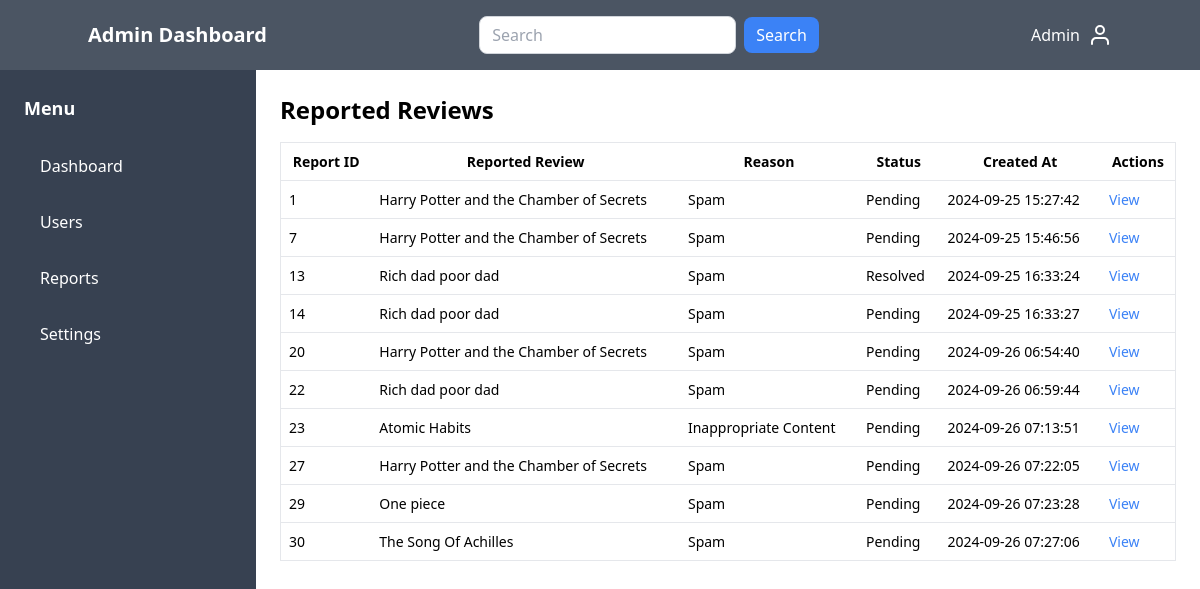
Page /admin/content_filtering.php on the earlier database version.
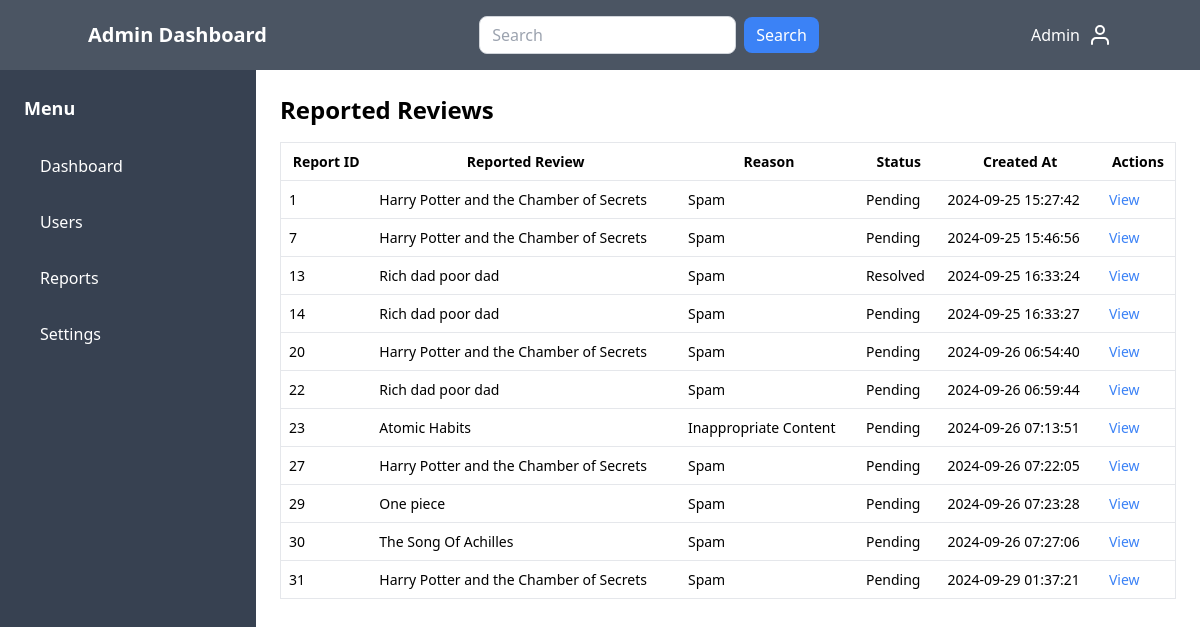
Same page on the later database version.
### tables this page shows
CREATE TABLE `reports` (
  `ReportID` int(11) NOT NULL,
  `ReporterID` int(11) DEFAULT NULL,
  `ReportedUserID` int(11) DEFAULT NULL,
  `ReportedPostID` int(11) DEFAULT NULL,
  `ReportedCommentID` int(11) DEFAULT NULL,
  `Reason` text DEFAULT NULL,
  `Status` enum('Pending','Reviewed','Resolved') DEFAULT 'Pending',
  `CreatedAt` datetime DEFAULT current_timestamp(),
  `ResolvedAt` datetime DEFAULT NULL
);

CREATE TABLE `reviews` (
  `ReviewID` int(11) NOT NULL,
  `UserID` int(11) DEFAULT NULL,
  `BookID` int(11) NOT NULL,
  `ReviewText` text DEFAULT NULL,
  `CreatedAt` datetime DEFAULT current_timestamp(),
  `Title` varchar(255) NOT NULL,
  `Author` varchar(255) NOT NULL,
  `ISBN` varchar(20) NOT NULL,
  `PublicationYear` int(11) NOT NULL,
  `Genre` varchar(50) NOT NULL,
  `Description` text DEFAULT NULL,
  `Image` varchar(255) DEFAULT NULL,
  `Status` enum('visible','hidden') DEFAULT 'visible'
);

### admin/content_filtering.php (the view, shortened to what this page needs)
<?php
include('../includes/config.php');
$query = "SELECT r.ReportID, r.ReportedPostID AS ReportedReviewID, r.Reason, r.Status, r.CreatedAt, rev.Title
          FROM Reports r
          JOIN Reviews rev ON r.ReportedPostID = rev.ReviewID";
$stmt = $pdo->query($query);
$reports = $stmt->fetchAll(PDO::FETCH_ASSOC);
?>
<!DOCTYPE html>
<html lang="en">
<head>
    <link href="https://cdn.jsdelivr.net/npm/tailwindcss@2.2.19/dist/tailwind.min.css" rel="stylesheet">
</head>
<body>
    <?php include('components/header.php'); ?>
    <div class="flex">
        <?php include('components/sidebar.php'); ?>
        <main class="flex-1 p-6">
            <div class="container mx-auto">
                <h2 class="text-2xl font-semibold mb-4">Reported Reviews</h2>
                <table class="min-w-full bg-white border border-gray-200 table-small">
                    <thead>
                        <tr>
                            <th class="border-b">Report ID</th>
                            <th class="border-b">Reported Review</th>
                            <th class="border-b">Reason</th>
                            <th class="border-b">Status</th>
                            <th class="border-b">Created At</th>
                            <th class="border-b">Actions</th>
                        </tr>
                    </thead>
                    <tbody>
                        <?php if ($reports): ?>
                            <?php foreach ($reports as $report): ?>
                                <tr>
                                    <td class="border-b"><?= htmlspecialchars($report['ReportID']) ?></td>
                                    <td class="border-b"><?= htmlspecialchars($report['Title']) ?></td>
                                    <td class="border-b"><?= htmlspecialchars($report['Reason']) ?></td>
                                    <td class="border-b"><?= htmlspecialchars($report['Status']) ?></td>
                                    <td class="border-b"><?= htmlspecialchars($report['CreatedAt']) ?></td>
                                    <td class="border-b">
                                        <a href="view_review.php?id=<?= htmlspecialchars($report['ReportedReviewID']) ?>" class="text-blue-500 hover:underline text-sm">View</a>
                                    </td>
                                </tr>
                            <?php endforeach; ?>
                        <?php else: ?>
                            <tr>
                                <td colspan="6" class="text-red-500 text-center py-2">No reports found.</td>
                            </tr>
                        <?php endif; ?>
                    </tbody>
                </table>
            </div>
        </main>
    </div>
</body>
</html>

Differences in the rows shown:
added reports: ReportID "31", reviews.Title "Harry Potter and the Chamber of Secrets", Reason "Spam", Status "Pending", CreatedAt "2024-09-29 01:37:21"
